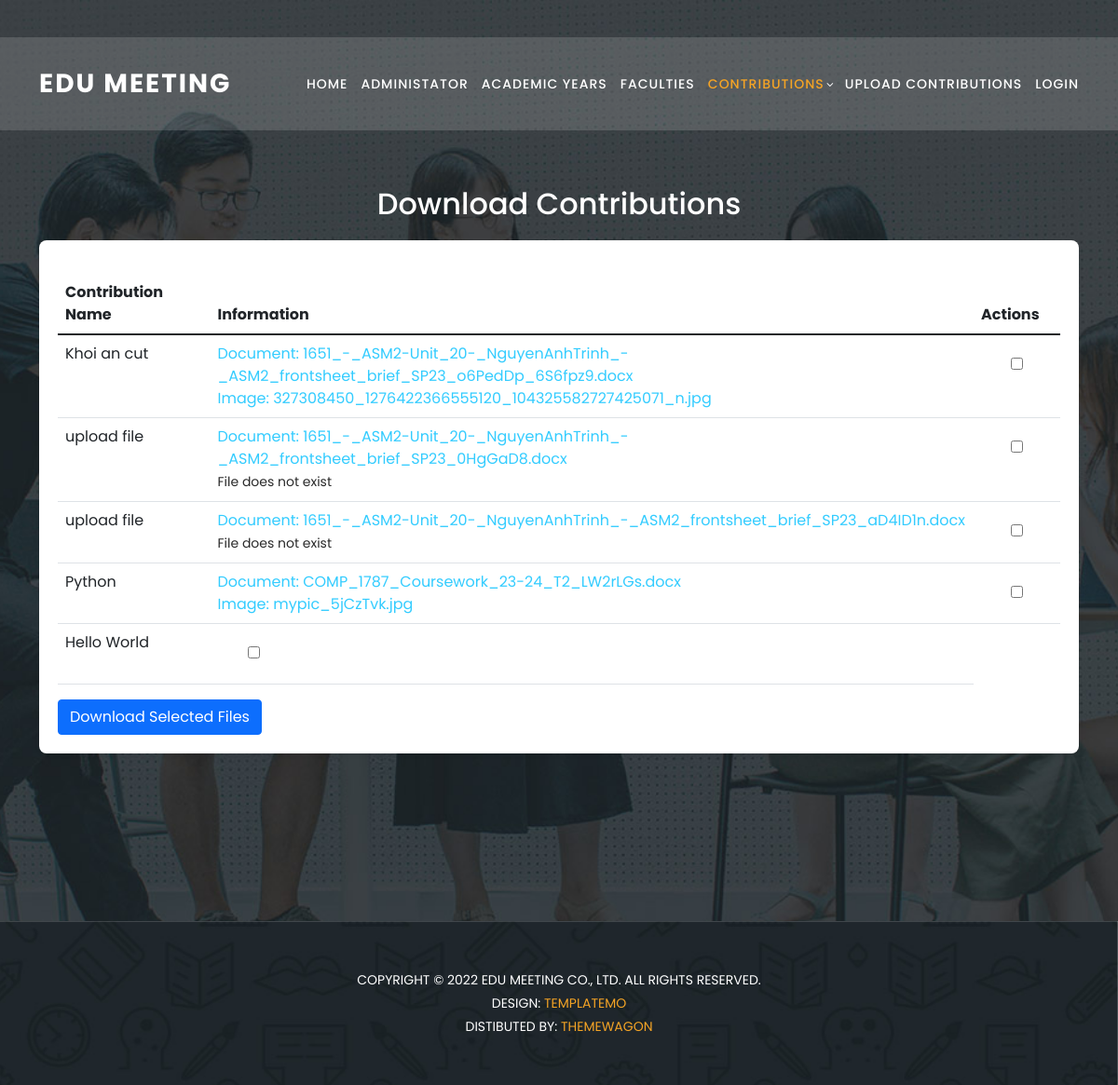
The page /show-contributions/ on the database as committed earlier.
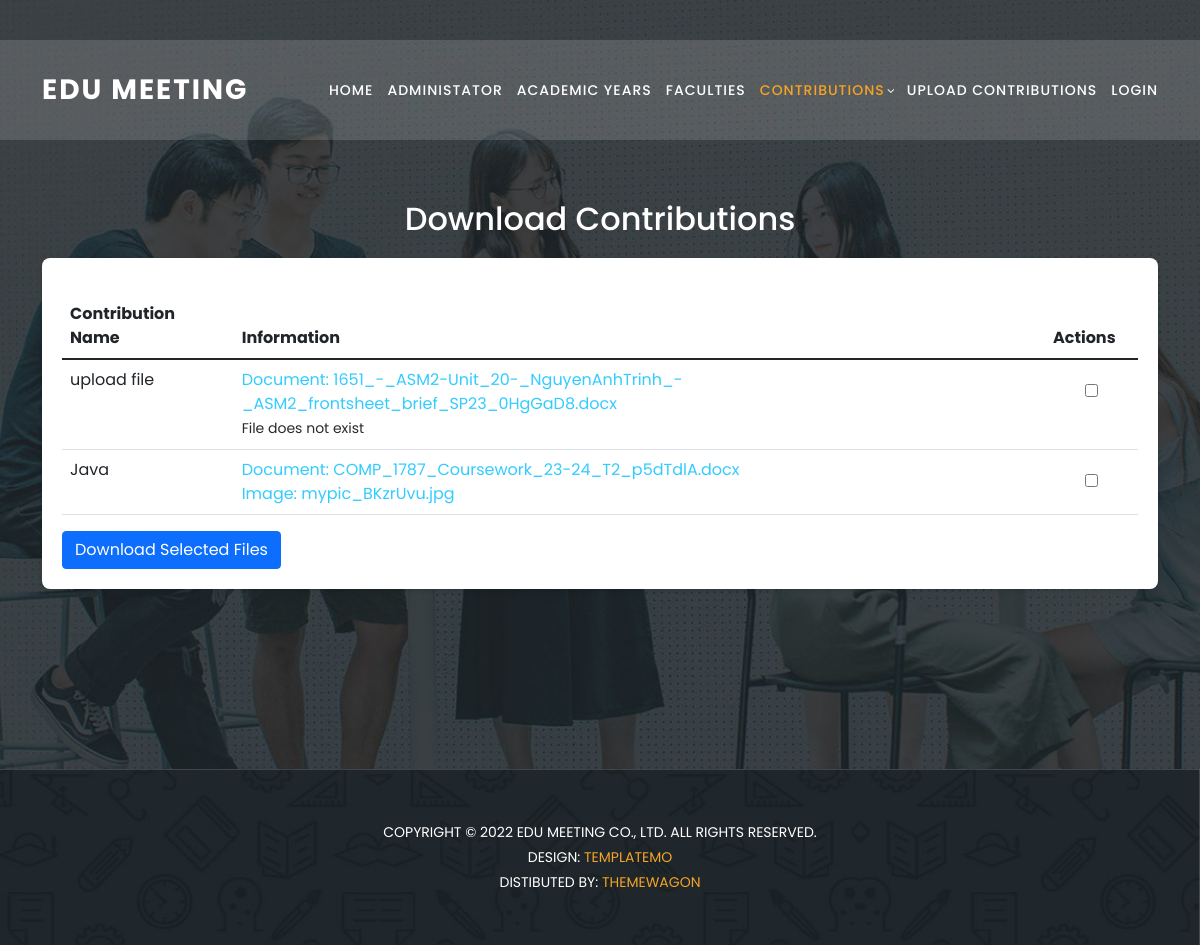
The same page on the database as committed later.
### home/models.py (models this page shows, shortened)
class Contributions(models.Model):
    user = models.ManyToManyField(UserProfile)
    title = models.CharField(max_length=30)
    status = models.BooleanField(default = False)
    content = models.TextField(null = True)
    faculty = models.ForeignKey(Faculties,on_delete=models.CASCADE)
    term = models.BooleanField(default=False)
    createAt = models.DateTimeField(auto_now_add=True)

class ContributionFiles(models.Model):
    word = models.FileField(null = True)
    img = models.FileField(null = True)
    contribution = models.ForeignKey(Contributions, on_delete=models.CASCADE, related_name='files', null=True)

### home/views.py (the view)
# urls.py: path('show-contributions/', views.show_contributions, name='show_contributions'),
def show_contributions(request):
    contributions = Contributions.objects.filter(status=True)
    return render(request, 'show_contribution.html', {'contributions': contributions})

### templates/show_contribution.html (shortened to what the changed rows need)
{%load static%}
<!DOCTYPE html>
<html lang="en">
  <head>
    <link
      href="{% static 'vendor/bootstrap/css/bootstrap.min.css' %}"
      rel="stylesheet"
    />
    <link rel="stylesheet" href="{% static 'css/fontawesome.css' %}" />
    <link
      rel="stylesheet"
      href="{% static 'css/templatemo-edu-meeting.css' %}"
    />
    <link rel="stylesheet" href="{% static 'css/owl.css' %}" />
    <link rel="stylesheet" href="{% static 'css/lightbox.css' %}" />
  </head>
  <body>
    <section class="apply-now" id="apply">
      <div class="container">
        <h2>Download Contributions</h2>
        <form action="{% url 'download_selected_contributions' %}" method="post">
          <table class="table mt-3">
            <thead class="thead-dark">
              <tr>
                <th scope="col">Contribution Name</th>
                <th scope="col">Information</th>
                <th scope="col">Actions</th>
              </tr>
            </thead>
            <tbody>
              {% for contribution in contributions %}
                <tr>
                    <td>{{ contribution.title }}</td>
                    {% for file in contribution.files.all %}
                    <td>
                      {% if file.word %}
                      <div>
                        <a href="{{ file.word.url }}">Document: {{ file.word.name }}</a>
                      </div>
                      {% else %}
                      <div>
                        <p>File does not exist</p>
                      </div>
                      {% endif %}
                      {% if file.img %}
                      <div>
                        <a href="{{ file.img.url }}">Image: {{ file.img.name }}</a>
                      </div>
                      {% else %}
                      <div>
                        <p>File does not exist</p>
                      </div>
                      {% endif %}
                    </td>
                    {% endfor %}
                    <td style="padding: 20px 40px">
                      <input type="checkbox" name="contribution_ids" value="{{ contribution.id }}">
                    </td>
                </tr>
                {% endfor %}
            </tbody>
          </table>
        </form>
      </div>
    </section>
  </body>
</html>

Rows that differ between the two databases and show on the page:
no longer on this page (row edited): Contributions: title "Khoi an cut"
no longer on this page (row unchanged): ContributionFiles: word.name "1651_-_ASM2-Unit_20-_NguyenAnhTrinh_-_ASM2_frontsheet_brief_SP23_o6PedDp_6S6fpz9.docx", img.name "327308450_1276422366555120_104325582727425071_n.jpg", shown under "Khoi an cut"
no longer on this page (row edited): Contributions: title "upload file"
no longer on this page (row unchanged): ContributionFiles: word.name "1651_-_ASM2-Unit_20-_NguyenAnhTrinh_-_ASM2_frontsheet_brief_SP23_aD4ID1n.docx", img "File does not exist", shown under "upload file"
removed Contributions: title "Python"
removed ContributionFiles: word.name "COMP_1787_Coursework_23-24_T2_LW2rLGs.docx", img.name "mypic_5jCzTvk.jpg", shown under "Python"
removed Contributions: title "Hello World"
added Contributions: title "Java"
added ContributionFiles: word.name "COMP_1787_Coursework_23-24_T2_p5dTdlA.docx", img.name "mypic_BKzrUvu.jpg", shown under "Java"
